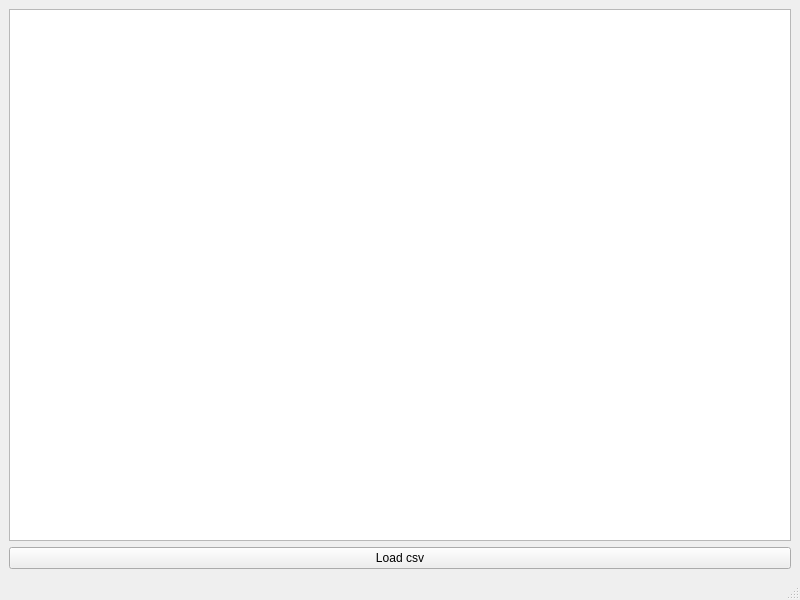
<?xml version="1.0" encoding="UTF-8"?>
<ui version="4.0">
 <class>MainWindow</class>
 <widget class="QMainWindow" name="MainWindow">
  <property name="geometry">
   <rect>
    <x>0</x>
    <y>0</y>
    <width>800</width>
    <height>600</height>
   </rect>
  </property>
  <property name="windowTitle">
   <string>MainWindow</string>
  </property>
  <widget class="QWidget" name="centralwidget">
   <layout class="QVBoxLayout" name="verticalLayout">
    <item>
     <widget class="QTableWidget" name="activityTable"/>
    </item>
    <item>
     <widget class="QPushButton" name="btnLoadCSV">
      <property name="text">
       <string>Load csv</string>
      </property>
     </widget>
    </item>
   </layout>
  </widget>
  <widget class="QMenuBar" name="menubar">
   <property name="geometry">
    <rect>
     <x>0</x>
     <y>0</y>
     <width>800</width>
     <height>21</height>
    </rect>
   </property>
  </widget>
  <widget class="QStatusBar" name="statusbar"/>
 </widget>
 <resources/>
 <connections/>
</ui>
